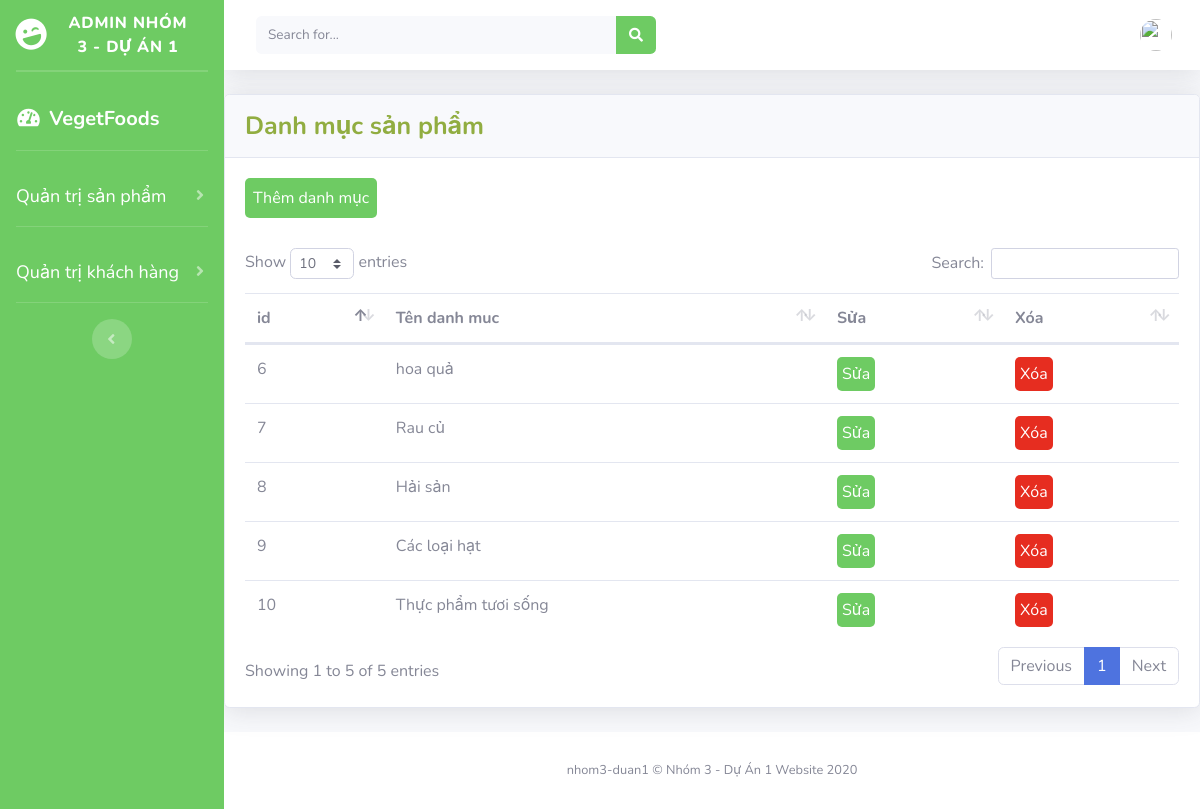
Page /admin/index.php?act=listcate on the committed database.
### tables this page shows
CREATE TABLE `danhmuc` (
  `id_dm` int(11) NOT NULL,
  `name` varchar(50) NOT NULL
);

### admin/sanpham/cate.php (the view)
<div class="card shadow mb-4">
    <div class="card-header py-3">
    <h6 class="m-0 "  style="color: #91ad41;font-size: 25px;font-weight: bold;">Danh mục sản phẩm</h6>
    </div>
    <div class="card-body">
        <div class="table-responsive">
            <table class="table " id="dataTable" width="100%" cellspacing="0">
                <thead>
                    <tr>
                        <th>id</th>
                        <th>Tên danh muc</th>
                        <th>Sửa</th>
                        <th>Xóa</th>
                </thead>
                <tbody>
                    <?php
                        $sql = "SELECT *FROM danhmuc ORDER BY id_dm desc";
                        $kq = $conn->query($sql);
                        foreach ($kq as $key => $value) {
                    ?>
                        <tr>
                        <td><?php echo $value['id_dm'] ?></td>
                        <td><?php echo $value['name'] ?></td>
                        <th> <a href="index.php?act=suacate&masua=<?php echo $value['id_dm'] ?>"> <button style="border-radius: 5px;border: none;padding:5px;background-color: #6ECB63;color:#fff;">Sửa</button> </a> </th>
                        <th> <a href="index.php?act=xoacate&maxoa=<?php echo $value['id_dm'] ?>"> <button style="border-radius: 5px;border: none;padding:5px;background-color: #e62d20;color:#fff;" onclick="return confirm('Bạn có chắc chắn muốn xóa không !')">Xóa</button> </a> </th>
                    </tr>
                    <?php    }
                    ?>
                </tbody>
                <a href="index.php?act=addcate" style="text-decoration: none;"><button style="color:white;background-color: #6ECB63; border: none;padding: 8px;margin-bottom: 30px;border-radius: 5px;">Thêm danh mục</button></a>
            </table>
        </div>
    </div>
</div>

### rows in the picture
danhmuc: id_dm "10", name "Thực phẩm tươi sống"
danhmuc: id_dm "9", name "Các loại hạt"
danhmuc: id_dm "8", name "Hải sản"
danhmuc: id_dm "7", name "Rau củ"
danhmuc: id_dm "6", name "hoa quả"
